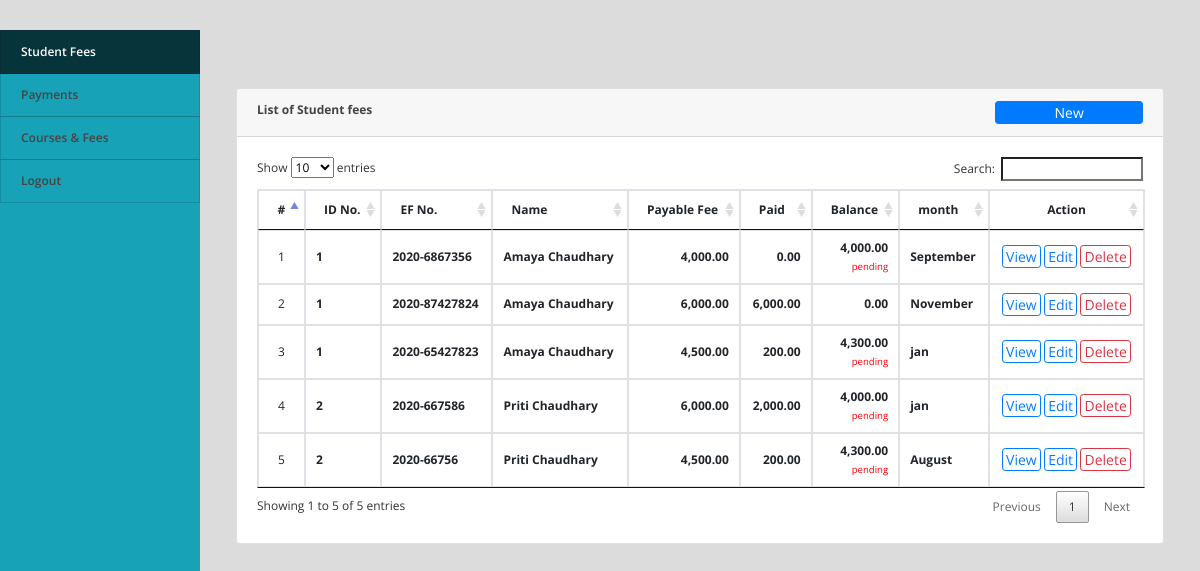
/accountant/index.php?page=fees (signed in), run on the app's committed database.
### tables this page shows
CREATE TABLE `student_ef_list` (
  `id` int(30) NOT NULL,
  `student_id` int(30) NOT NULL,
  `ef_no` varchar(200) NOT NULL,
  `course_id` int(30) NOT NULL,
  `total_fee` float NOT NULL,
  `date_created` datetime NOT NULL DEFAULT current_timestamp(),
  `month` varchar(20) NOT NULL
);

CREATE TABLE `students` (
  `student_id` int(11) NOT NULL,
  `name` varchar(255) NOT NULL,
  `email` varchar(255) NOT NULL,
  `password` varchar(255) NOT NULL,
  `class_id` int(11) NOT NULL,
  `phone` varchar(255) NOT NULL,
  `gender` varchar(255) NOT NULL,
  `dob` date NOT NULL,
  `created_at` date NOT NULL DEFAULT current_timestamp(),
  `address` varchar(255) NOT NULL,
  `active` int(1) NOT NULL DEFAULT 1
);

### accountant/fees.php (the view, shortened to what this page needs)
<?php include('../config.php');?>
<div class="container-fluid">
	<div class="col-lg-12">
		<div class="row">
			<div class="col-md-12">
				<div class="card">
					<div class="card-header">
						<b>List of Student fees </b>
						<span class="float:right"><a class="btn btn-primary btn-block btn-sm col-sm-2 float-right" href="javascript:void(0)" id="new_fees">
					<i class="fa fa-plus"></i> New
				</a></span>
					</div>
					<div class="card-body">
						<table class="table table-condensed table-bordered table-hover">
							<thead>
								<tr>
									<th class="text-center">#</th>
									<th class="">ID No.</th>
									<th class="">EF No.</th>
									<th class="">Name</th>
									<th class="">Payable Fee</th>
									<th class="">Paid</th>
									<th class="">Balance</th>
									<th class="">month</th>
									<th class="text-center">Action</th>
								</tr>
							</thead>
							<tbody>
								<?php
								$i = 1;
								$fees = $conn->query("SELECT ef.*,s.name as sname,s.student_id FROM student_ef_list ef inner join students s on s.student_id = ef.student_id order by s.name asc ");
								while($row=$fees->fetch_assoc()):
									$paid = $conn->query("SELECT sum(amount) as paid FROM payments where ef_id=".$row['id']);
									$paid = $paid->num_rows > 0 ? $paid->fetch_array()['paid']:'';
									$balance = $row['total_fee'] - $paid;
								?>
								<tr>
									<td class="text-center"><?php echo $i++ ?></td>
									<td>
										<p> <b><?php echo $row['student_id'] ?></b></p>
									</td>
									<td>
										<p> <b><?php echo $row['ef_no'] ?></b></p>
									</td>
									<td>
										<p> <b><?php echo ucwords($row['sname']) ?></b></p>
									</td>
									<td class="text-right">
										<p> <b><?php echo number_format($row['total_fee'],2) ?></b></p>
									</td>
									<td class="text-right">
										<p> <b><?php echo number_format($paid,2) ?></b></p>
									<td class="text-right">
										<p> <b><?php echo number_format($balance,2) ?></b></p>
										<?php if($balance>0){ ?>
											<small style="color:red;">pending</small>
										<?php } ?>
									</td>
									<td>
										<p> <b><?php echo $row['month'] ?></b></p>
									</td>
									<td class="text-center">
										<button class="btn btn-sm btn-outline-primary view_payment" type="button" data-id="<?php echo $row['id'] ?>">View</button>
										<button class="btn btn-sm btn-outline-primary edit_fees" type="button" data-id="<?php echo $row['id'] ?>" >Edit</button>
										<button class="btn btn-sm btn-outline-danger delete_fees" type="button" data-id="<?php echo $row['id'] ?>">Delete</button>
									</td>
								</tr>
								<?php endwhile; ?>
							</tbody>
						</table>
					</div>
				</div>
			</div>
		</div>
	</div>
</div>

### accountant/assets/css/style.css (style rules this page uses)
body { font-family: "Open Sans", sans-serif; color: #444444; width: 100%; height: calc(100%); font-size: 12px; }
a { color: #1977cc; }
.btn-sm { padding: .0001rem .2rem; }

### accountant/index.php (style rules this page uses)
body { background: #80808045; }

### accountant/fees.php (style rules this page uses)
td { vertical-align: middle !important; }
td p { margin: unset }

### data on the page
student_ef_list: student.student_id "1", ef_no "2020-6867356", student.name "Amaya Chaudhary", total_fee "4,000.00", paid "0.00", shows "pending", month "September"
student_ef_list: student.student_id "1", ef_no "2020-87427824", student.name "Amaya Chaudhary", total_fee "6,000.00", paid "6,000.00", balance "0.00", month "November"
student_ef_list: student.student_id "1", ef_no "2020-65427823", student.name "Amaya Chaudhary", total_fee "4,500.00", paid "200.00", balance "4,300.00", shows "pending", month "jan"
student_ef_list: student.student_id "2", ef_no "2020-667586", student.name "Priti Chaudhary", total_fee "6,000.00", paid "2,000.00", balance "4,000.00", shows "pending", month "jan"
student_ef_list: student.student_id "2", ef_no "2020-66756", student.name "Priti Chaudhary", total_fee "4,500.00", paid "200.00", balance "4,300.00", shows "pending", month "August"
